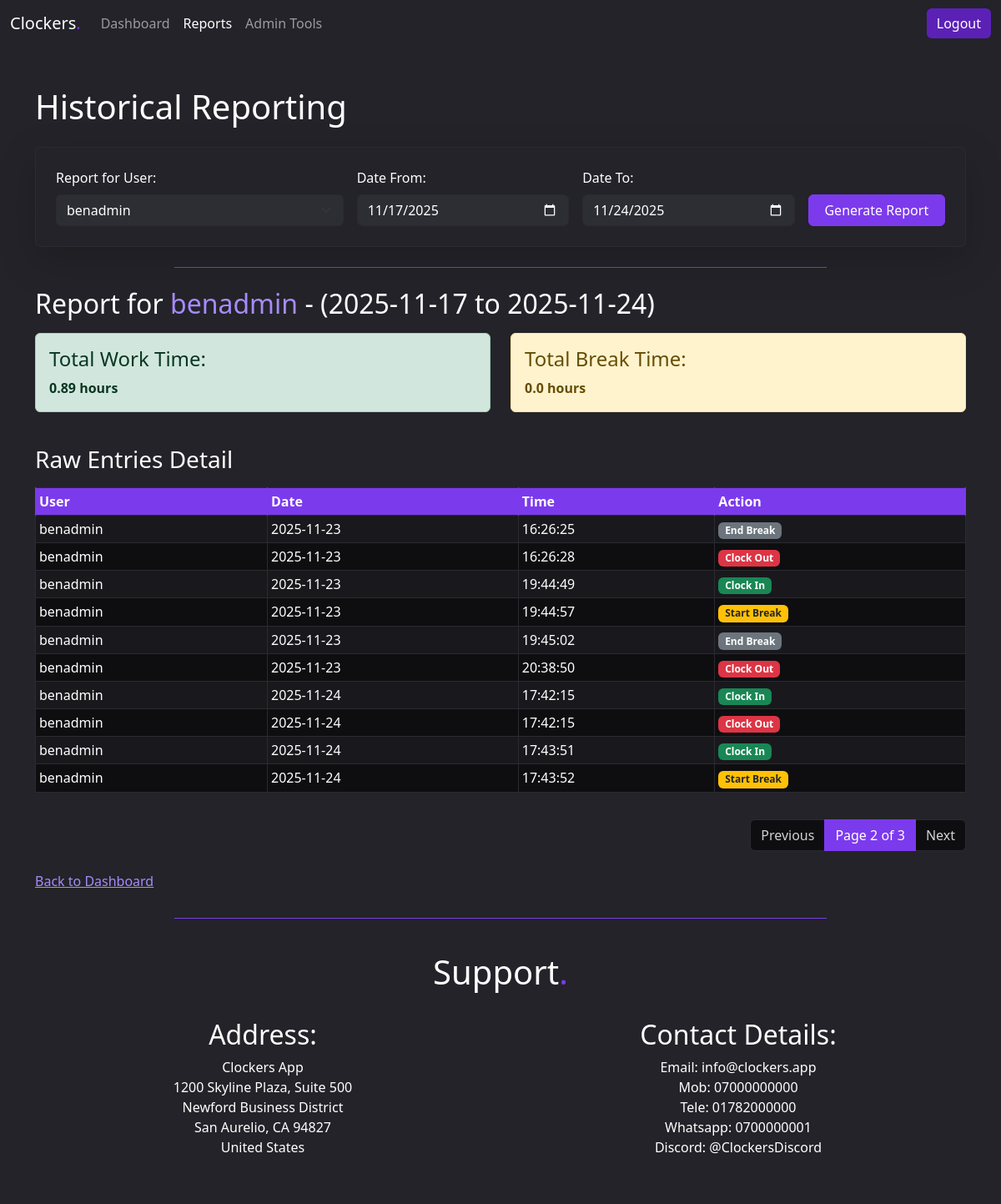
/reports/?page=2&date_from=2025-11-17&date_to=2025-11-24 (signed in), run on the app's committed database.
### time_tracker/models.py (models this page shows, shortened)
class TimeEntry(models.Model):
    ACTION_CHOICES = [
        ('IN', 'Clock In'),
        ('OUT', 'Clock Out'),
        ('BREAK_START', 'Start Break'),
        ('BREAK_END', 'End Break'),
    ]
    user = models.ForeignKey(User, on_delete=models.CASCADE)
    timestamp = models.DateTimeField()
    action_type = models.CharField(max_length=12, choices=ACTION_CHOICES)
    date_only = models.DateField(db_index=True)
    class Meta:
        verbose_name_plural = "Time Entries"

### time_tracker/views.py (the view)
# urls.py: path('reports/', views.reports_view, name='reports'),
@login_required
def reports_view(request):
    today = timezone.localdate()
    default_start_date = today - timedelta(days=7)
    date_from_str = request.GET.get('date_from')
    date_to_str = request.GET.get('date_to')
    user_id_str = request.GET.get('user_id')
    target_user = request.user
    if request.user.is_staff and user_id_str:
        try:
            target_user = User.objects.get(id=user_id_str)
        except User.DoesNotExist:
            pass
    try:
        date_from = date.fromisoformat(date_from_str) if date_from_str else default_start_date
        date_to = date.fromisoformat(date_to_str) if date_to_str else today
    except ValueError:
        date_from = default_start_date
        date_to = today
    if date_to < date_from:
        date_to = date_from
    results = calculate_time_period(target_user, date_from, date_to)
    all_report_entries = results['raw_entries']
    PAGINATE_BY = 10
    paginator = Paginator(all_report_entries, PAGINATE_BY)
    page_number = request.GET.get('page')
    page_obj = paginator.get_page(page_number)
    query_params_dict = {
        'date_from': date_from.isoformat(),
        'date_to': date_to.isoformat(),
    }
    if request.user.is_staff and target_user.id != request.user.id:
        query_params_dict['user_id'] = target_user.id
    query_params = urlencode(query_params_dict)
    context = {
        'date_from': date_from.isoformat(),
        'date_to': date_to.isoformat(),
        'target_user': target_user,
        'is_admin': request.user.is_staff,
        'users': User.objects.all().order_by('username') if request.user.is_staff else None,
        'total_work_time': results['work_duration'],
        'total_break_time': results['break_duration'],
        'raw_entries': page_obj,
        'query_params': query_params,
    }
    return render(request, 'time_tracker/reports.html', context)

### time_tracker/templates/time_tracker/reports.html (shortened to what this page needs)
{% extends 'base.html' %}
{% block content %}
    <h1 class="mb-4">Historical Reporting</h1>
    <div class="card p-4 mb-4 custom-login-card shadow-lg">
        <form method="GET" action="{% url 'reports' %}">
            <div class="row g-3 align-items-end">
                {% if is_admin %}
                <div class="col-sm-12 col-md-4">
                    <label for="user_id" class="form-label">Report for User:</label>
                    <select id="user_id" name="user_id" class="form-select custom-select-dark">
                        {% for user in users %}
                            <option value="{{ user.id }}" {% if user.id == target_user.id %}selected{% endif %}>
                                {{ user.username }}
                            </option>
                        {% endfor %}
                    </select>
                </div>
                {% endif %}
                <div class="col-sm-6 col-md-3">
                    <label for="date_from" class="form-label">Date From:</label>
                    <input type="date" id="date_from" name="date_from" value="{{ date_from }}"
                           class="form-control custom-input-dark" required>
                </div>
                <div class="col-sm-6 col-md-3">
                    <label for="date_to" class="form-label">Date To:</label>
                    <input type="date" id="date_to" name="date_to" value="{{ date_to }}"
                           class="form-control custom-input-dark" required>
                </div>
                <div class="col-12 col-md-2 d-grid">
                    <button type="submit" class="btn btn-primary-custom">Generate Report</button>
                </div>
            </div>
        </form>
    </div> <hr class="hr-custom-width">
    <h2 class="mt-4">Report for <span class ="light-accent">{{ target_user.username }}</span> - ({{ date_from }} to {{ date_to }})</h2>
    {% if raw_entries %}
        <div class="row mb-4 mt-3">
            <div class="col-md-6">
                <div class="alert alert-success">
                    <h4>Total Work Time:</h4>
                    <strong>{{ total_work_time }} hours</strong>
                </div>
            </div>
            <div class="col-md-6">
                <div class="alert alert-warning">
                    <h4>Total Break Time:</h4>
                    <strong>{{ total_break_time }} hours</strong>
                </div>
            </div>
        </div>
        <h3 class="mb-3">Raw Entries Detail</h3>
        <div class="table-responsive">
        <table class="table table-striped table-hover table-bordered table-sm">
            <thead class="table-primary-header">
                <tr>
                    <th class ="text-nowrap-col">User</th>
                    <th class ="text-nowrap-col">Date</th>
                    <th class ="text-nowrap-col">Time</th>
                    <th class ="text-nowrap-col">Action</th>
                </tr>
            </thead>
            <tbody>
                {% for entry in raw_entries %}
                <tr>
                    <td class ="text-nowrap-col">{{ entry.user.username }}</td>
                    <td class ="text-nowrap-col">{{ entry.date_only|date:"Y-m-d" }}</td>
                    <td class ="text-nowrap-col">{{ entry.timestamp|date:"H:i:s" }}</td>
                    <td class ="text-nowrap-col">
                        <span class="badge
                            {% if entry.action_type == 'IN' %}bg-success
                            {% elif entry.action_type == 'OUT' %}bg-danger
                            {% elif entry.action_type == 'BREAK_START' %}bg-warning text-dark
                            {% else %}bg-secondary
                            {% endif %}">
                            {% if entry.action_type == 'IN' %}Clock In
                            {% elif entry.action_type == 'OUT' %}Clock Out
                            {% elif entry.action_type == 'BREAK_START' %}Start Break
                            {% elif entry.action_type == 'BREAK_END' %}End Break
                            {% endif %}
                        </span>
                    </td>
                </tr>
                {% endfor %}
            </tbody>
        </table>
        </div>
        {% if raw_entries.has_other_pages %}
            <nav aria-label="Page navigation" class="mt-3">
                <ul class="pagination justify-content-end">
                    {% if raw_entries.has_previous %}
                        <li class="page-item">
                            <a class="page-link" href="?page={{ raw_entries.previous_page_number }}&{{ query_params }}">Previous</a>
                        </li>
                    {% else %}
                        <li class="page-item disabled">
                            <span class="page-link">Previous</span>
                        </li>
                    {% endif %}
                    <li class="page-item active" aria-current="page">
                        <span class="page-link">
                            Page {{ raw_entries.number }} of {{ raw_entries.paginator.num_pages }}
                        </span>
                    </li>
                    {% if raw_entries.has_next %}
                        <li class="page-item">
                            <a class="page-link" href="?page={{ raw_entries.next_page_number }}&{{ query_params }}">Next</a>
                        </li>
                    {% else %}
                        <li class="page-item disabled">
                            <span class="page-link">Next</span>
                        </li>
                    {% endif %}
                </ul>
            </nav>
        {% endif %}
    {% else %}
        <p class="alert alert-info">No clocking activity found in the selected date range for this user.</p>
    {% endif %}
    <p class="mt-4"><a href="{% url 'dashboard' %}">Back to Dashboard</a></p>
{% endblock content %}

### time_tracker/static/css/style.css (style rules this page uses)
:root { --color-primary: #7C3AED; --color-primary-light: #A78BFA; --color-primary-dark: #5B21B6; --background-primary: #0E0E11; --background-secondary: #1A1A1F; --background-elevated: #232329; --surface: #2D2D34; --text-primary: #FFFFFF; --text-secondary: #D1D1D6; --text-tertiary: #A1A1AA; --text-disabled: #6B6B75; --border-light: #3A3A41; --border-medium: #2A2A30; --focus-ring: #A78BFA; --overlay-hover: #FFFFFF0D; --overlay-active: #FFFFFF1A; --overlay-pressed: #7C3AED1A; --surface-disabled: #1A1A1F; --success: #22C55E; --warning: #FACC15; --error: #EF4444; --info: #3B82F6; }
html, body { background: var(--background-elevated); color: var(--text-primary); margin: 0; padding: 0; }
.light-accent { color: var(--color-primary-light); }
.table-primary-header { background-color: var(--color-primary) !important; color: var(--text-primary) !important; }
.table-primary-header th { background-color: var(--color-primary) !important; color: var(--text-primary) !important; border-color: var(--color-primary) !important; }
.table { color: var(--text-primary) !important; --bs-table-border-color: var(--border-medium); border-color: var(--border-medium) !important; background-color: transparent !important; }
.table tbody tr > * { background-color: var(--background-primary) !important; color: var(--text-primary) !important; }
.table-striped > tbody > tr:nth-of-type(odd) > * { background-color: var(--background-secondary) !important; }
.hr-custom-width { max-width: 70%; margin-left: auto; margin-right: auto; display: block; border-top: 1px solid var(--color-primary); opacity: 1; }
.page-link, .page-link:hover, .page-link:focus { color: var(--text-secondary) !important; background-color: var(--background-primary) !important; border-color: var(--border-medium) !important; }
.page-item.active .page-link { background-color: var(--color-primary) !important; border-color: var(--color-primary) !important; color: var(--text-primary) !important; }
.text-nowrap-col { white-space: nowrap; }
.custom-login-card { background-color: var(--background-elevated) !important; color: var(--text-primary); border: 1px solid var(--border-medium); }
.btn-primary-custom { background-color: var(--color-primary) !important; border-color: var(--color-primary) !important; color: var(--text-primary) !important; }
a { color: var(--color-primary-light); }
.custom-select-dark, .custom-input-dark, .custom-login-card input[type="text"], .custom-login-card input[type="password"] { background-color: var(--surface); color: var(--text-primary); border-color: var(--border-medium); }

### data on the page
TimeEntry: user.username "benadmin", date_only "2025-11-23", timestamp "16:26:25", action_type "End Break"
TimeEntry: user.username "benadmin", date_only "2025-11-23", timestamp "16:26:28", action_type "Clock Out"
TimeEntry: user.username "benadmin", date_only "2025-11-23", timestamp "19:44:49", action_type "Clock In"
TimeEntry: user.username "benadmin", date_only "2025-11-23", timestamp "19:44:57", action_type "Start Break"
TimeEntry: user.username "benadmin", date_only "2025-11-23", timestamp "19:45:02", action_type "End Break"
TimeEntry: user.username "benadmin", date_only "2025-11-23", timestamp "20:38:50", action_type "Clock Out"
TimeEntry: user.username "benadmin", date_only "2025-11-24", timestamp "17:42:15", action_type "Clock In"
TimeEntry: user.username "benadmin", date_only "2025-11-24", timestamp "17:42:15", action_type "Clock Out"
TimeEntry: user.username "benadmin", date_only "2025-11-24", timestamp "17:43:51", action_type "Clock In"
TimeEntry: user.username "benadmin", date_only "2025-11-24", timestamp "17:43:52", action_type "Start Break"

### other printed values
{{ target_user.username }} "benadmin"
{{ date_from }} "2025-11-17"
{{ date_to }} "2025-11-24"
{{ total_work_time }} "0.89"
{{ total_break_time }} "0.0"
{{ raw_entries.number }} "2"
{{ raw_entries.paginator.num_pages }} "3"
form field user_id "benadmin"
